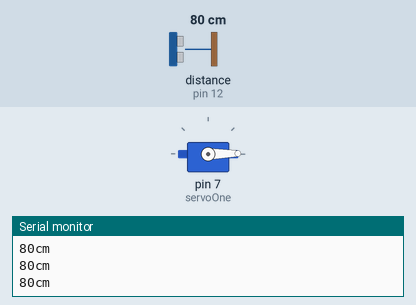
This sketch was run on a simulated Arduino Uno, built with avr-gcc and run on an emulated ATmega328P. On the bench: servo, the last lines printed to the serial monitor. Wiring (inferred from the names in the program): ultrasonic range finder: trigger pin 13; echo pin 12. The inputs (shaded band) are chosen by the test bench; at power-on: distance to the obstacle (sensor on pin 12) 80 cm. The echo pulse lasts 58.3 µs per cm.

Above: at 1.2 s.
1.3 s: distance to the obstacle (sensor on pin 12) set to 55 cm
2.8 s: distance to the obstacle (sensor on pin 12) set to 45 cm
At 4.0 s:
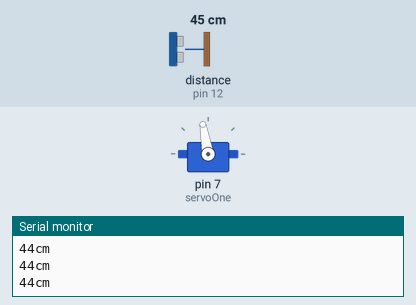
4.3 s: distance to the obstacle (sensor on pin 12) set to 60 cm
At 5.5 s:
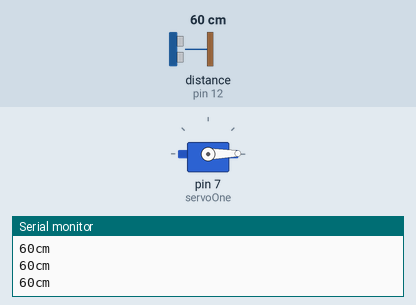
5.8 s: distance to the obstacle (sensor on pin 12) set to 35 cm
At 6.5 s:
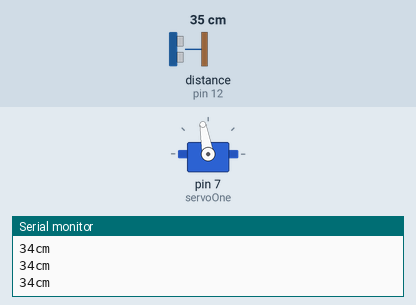
Timing chart, 0 to 8.3 s (numbered marks = the images above; inputs shaded):
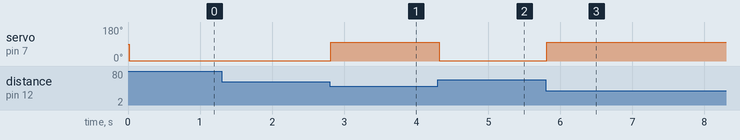

Measured:
- the behaviour switches between 51 and 50 cm on distance to the obstacle (sensor on pin 12) (found by bisection; images 0 and 1)
- after the input at 2.8 s, servo on pin 7 (servoOne): 1° → 100° at once
- after the input at 4.3 s, servo on pin 7 (servoOne): 100° → 1° at once
- after the input at 5.8 s, servo on pin 7 (servoOne): 1° → 100° at once

The sketch:

back-motor-control.ino
```cpp
#include <Servo.h>

Servo servoOne;
const int pingPin = 13; // Trigger Pin of Ultrasonic Sensor
const int echoPin = 12; // Echo Pin of Ultrasonic Sensor
const int motorPin = 7;

void setup() {
  Serial.begin(9600); // Starting Serial Terminal
  servoOne.attach(7);
  pinMode(pingPin, OUTPUT);
  pinMode(echoPin, INPUT);
}

long filterSensor(int echo, int ping) {
  long filtered;
  long tests = 3;
  for(int i = 0; i < tests; i++) {
   long latest = readUltrasonic(echo, ping);
   if(latest < 1) {
    i--;
   }
   else {
    filtered += latest;
   }
  }
  return filtered/tests;
}

long readUltrasonic(int echo, int ping) {
   digitalWrite(ping, LOW);
   delayMicroseconds(2);
   digitalWrite(ping, HIGH);
   delayMicroseconds(10);
   digitalWrite(ping, LOW);
   long duration = pulseIn(echo, HIGH);
   long cm = microsecondsToCentimeters(duration);
   return cm;
}

void loop() {
   long cm = filterSensor(echoPin, pingPin);
   Serial.print(cm);
   Serial.print("cm");
   Serial.println();
   if(cm < 50) {
    servoOne.write(100);

   }
   else {
    servoOne.write(1);

   }
   //delay(100);
}

long microsecondsToInches(long microseconds) {
  return microseconds / 74 / 2;
}

long microsecondsToCentimeters(long microseconds) {
  return microseconds / 29 / 2;
}
```
